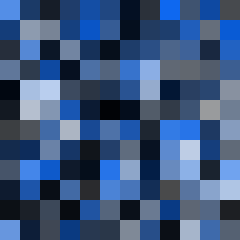
Frame 1 (no input)
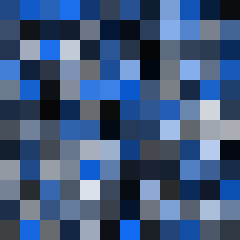
Frame 60 (the mouse pressed at the canvas centre just before this capture)
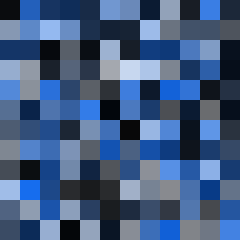
Frame 120 (the mouse held since frame 60 and released just before this capture)

The Processing sketch that drew these frames (run headless with seeded random() and noise(); from frame 60 on, the mouse is pressed at the canvas centre):

// Processing sketch: processing_737
// ── processing_737.pde

//Matt Richard

/*import UDP.*;  // code to talk to the light tile
UDPSend udp;*/  // this code was created by Dan Shiffman

//declare variables 
int totalSquares = 144; // var for how many squares you want on the screen, !! must be a square itself 
float rectColorArray[][][][]; // create nested array that holds the rects alpha value
color squareColor;

void setup() {
  size(240, 240);
  background(0);
  //udp = new UDPSend(this,"10.0.9.93",6038,"/Users/matt/Documents/Processing/libraries/UDP/colorkinetics_lib/header","/Users/matt/Documents/Processing/libraries/UDP/colorkinetics_lib/lookup",200,0);
  colorMode(HSB, 100);
  noStroke();
  smooth();

  rectColorArray = new float[floor(sqrt(totalSquares))][floor(sqrt(totalSquares))][3][2];

  for(int i=0; i < sqrt(totalSquares); i++){ 
    for(int j=0; j < sqrt(totalSquares); j++){ 
      rectColorArray[i][j][0][0] = 60; 
      rectColorArray[i][j][1][0] = floor(random(90))+5;
      rectColorArray[i][j][1][1] = random(3)+.1;
      rectColorArray[i][j][2][0] = floor(random(90))+5;
      rectColorArray[i][j][2][1] = random(3)+.1;
    } 
  } 
}

void draw() {

  for(int x = 0; x < sqrt(totalSquares); x++){ 
    for(int y = 0; y < sqrt(totalSquares); y++){
//      if(rectColorArray[x][y][0][0] < 100){
//        rectColorArray[x][y][0][0]+= 1;
//      } 
//      else {
//        rectColorArray[x][y][0][0] = 0; 
//      }

      if(rectColorArray[x][y][1][0] > 5 && rectColorArray[x][y][1][0] < 95){
        rectColorArray[x][y][1][0]+= rectColorArray[x][y][1][1];
      } 
      else {
        rectColorArray[x][y][1][1] *= -1; 
        rectColorArray[x][y][1][0]+= rectColorArray[x][y][1][1];
      }

      if(rectColorArray[x][y][2][0] > 5 && rectColorArray[x][y][2][0] < 95){
        rectColorArray[x][y][2][0]+= rectColorArray[x][y][2][1];
      } 
      else {
        rectColorArray[x][y][2][1] *= -1; 
        rectColorArray[x][y][2][0]+= rectColorArray[x][y][2][1];
      }

      fill(rectColorArray[x][y][0][0],rectColorArray[x][y][1][0],rectColorArray[x][y][2][0]); 
      rect(floor((x * (width/(sqrt(totalSquares))))), floor((y * (height/(sqrt(totalSquares))))), floor((width/(sqrt(totalSquares)))), floor((height/(sqrt(totalSquares))))); 
    } 
  }
  //udp.send(); light tile code
}
